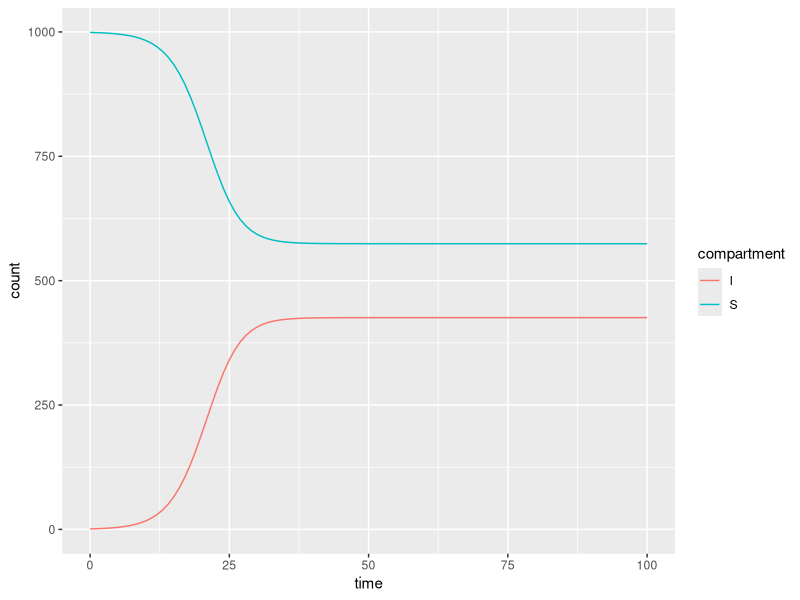

Here is the R script that generated this plot:
## ---- chunk 1
knitr::opts_chunk$set(echo = TRUE)

library(ggplot2)
## ---- chunk 2
20*9/5+32
## ---- chunk 3
celsius_to_fahrenheit <- function(C_temp){
  F_temp <- C_temp*9/5+32
  return(F_temp)
}
## ---- chunk 4

## ---- chunk 5
celsius_to_fahrenheit <- function(C_temp){
  C_temp*9/5+32
}
## ---- chunk 6

## ---- chunk 7

## ---- chunk 8

## ---- chunk 9

## ---- chunk 10

## ---- chunk 11

## ---- chunk 12
N <- 1000
R_0 <- 2
D <- 3 #days
S0 <- 999
I0 <- 1
Time <- 100
## ---- chunk 13
## function to calculate lambda_t
lambda_t_fcn <- function(R_0, D, I_i, N){
  c_e <- R_0/D
  return(1-exp(-c_e*I_i/N))
}

SIS_df <- data.frame(time=0:Time,
                     S=rep(NA, Time+1),
                     I=rep(NA, Time+1),
                     lambda_t=rep(NA, Time+1))

SIS_df$S[1] <- S0
SIS_df$I[1] <- I0

for (i in 2:(Time+1)){
  SIS_df$lambda_t[i] <- lambda_t_fcn(R_0=R_0, D=D, I_i=SIS_df$I[i-1], N=N)
  SIS_df$S[i] <- SIS_df$S[i-1]-SIS_df$lambda_t[i]*SIS_df$S[i-1]+1/D*SIS_df$I[i-1]
  SIS_df$I[i] <- SIS_df$I[i-1]+SIS_df$lambda_t[i]*SIS_df$S[i-1]-1/D*SIS_df$I[i-1]
}

head(SIS_df)
## ---- chunk 14
SIS_simulation <- function(N, S0, I0, R_0, D, Time){
  SIS_df <- data.frame(time=0:Time,
                     S=rep(NA, Time+1),
                     I=rep(NA, Time+1),
                     lambda_t=rep(NA, Time+1))

  SIS_df$S[1] <- S0
  SIS_df$I[1] <- I0

  for (i in 2:(Time+1)){
    SIS_df$lambda_t[i] <- lambda_t_fcn(R_0=R_0, D=D, I_i=SIS_df$I[i-1], N=N)
    SIS_df$S[i] <- SIS_df$S[i-1]-SIS_df$lambda_t[i]*SIS_df$S[i-1]+1/D*SIS_df$I[i-1]
    SIS_df$I[i] <- SIS_df$I[i-1]+SIS_df$lambda_t[i]*SIS_df$S[i-1]-1/D*SIS_df$I[i-1]
  }
  
  return(data.frame(time=rep(0:Time, 2),
                    compartment=rep(c("S","I"), each=(Time+1)),
                    count=c(SIS_df$S, SIS_df$I)))
}

## ---- chunk 15
sim1 <- SIS_simulation(N=N, S0=S0, I0=I0, R_0=R_0, D=D, Time=Time)
## ---- chunk 16
ggplot(data=sim1, aes(x=time, y=count)) + 
  geom_line(aes(color=compartment))
